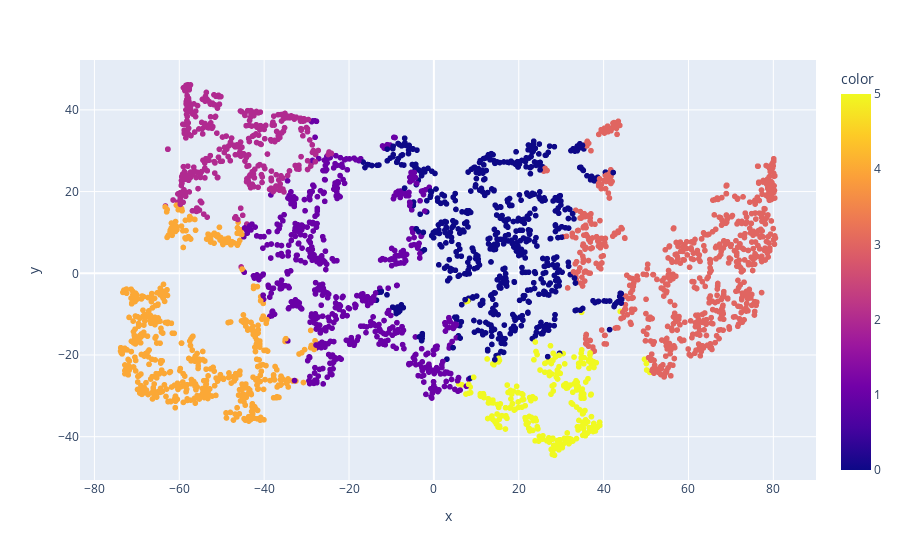

The cell this chart's notebook holds for it:
### Markdown cell above
**Respuesta:**

### Code cell
px.scatter(x=result[:,0], y=result[:,1], color=np.argmin(cluster, axis=1))

### Figure 1 — Plotly figure (JSON) as saved in the notebook; plotly's stock layout.template omitted (floating-point values rounded to 4 significant figures; data arrays with more than 128 entries replaced by an {"elided": "..."} marker saying what was removed)
{"data": [{"hovertemplate": "x=%{x}<br>y=%{y}<br>color=%{marker.color}<extra></extra>", "legendgroup": "", "marker": {"color": {"elided": "2897 int values"}, "coloraxis": "coloraxis", "symbol": "circle"}, "mode": "markers", "name": "", "showlegend": false, "type": "scattergl", "x": {"elided": "2897 float values"}, "xaxis": "x", "y": {"elided": "2897 float values"}, "yaxis": "y"}], "layout": {"coloraxis": {"colorbar": {"title": {"text": "color"}}, "colorscale": [[0, "#0d0887"], [0.1111, "#46039f"], [0.2222, "#7201a8"], [0.3333, "#9c179e"], [0.4444, "#bd3786"], [0.5556, "#d8576b"], [0.6667, "#ed7953"], [0.7778, "#fb9f3a"], [0.8889, "#fdca26"], [1, "#f0f921"]]}, "legend": {"tracegroupgap": 0}, "margin": {"t": 60}, "xaxis": {"anchor": "y", "domain": [0, 1], "title": {"text": "x"}}, "yaxis": {"anchor": "x", "domain": [0, 1], "title": {"text": "y"}}}}
